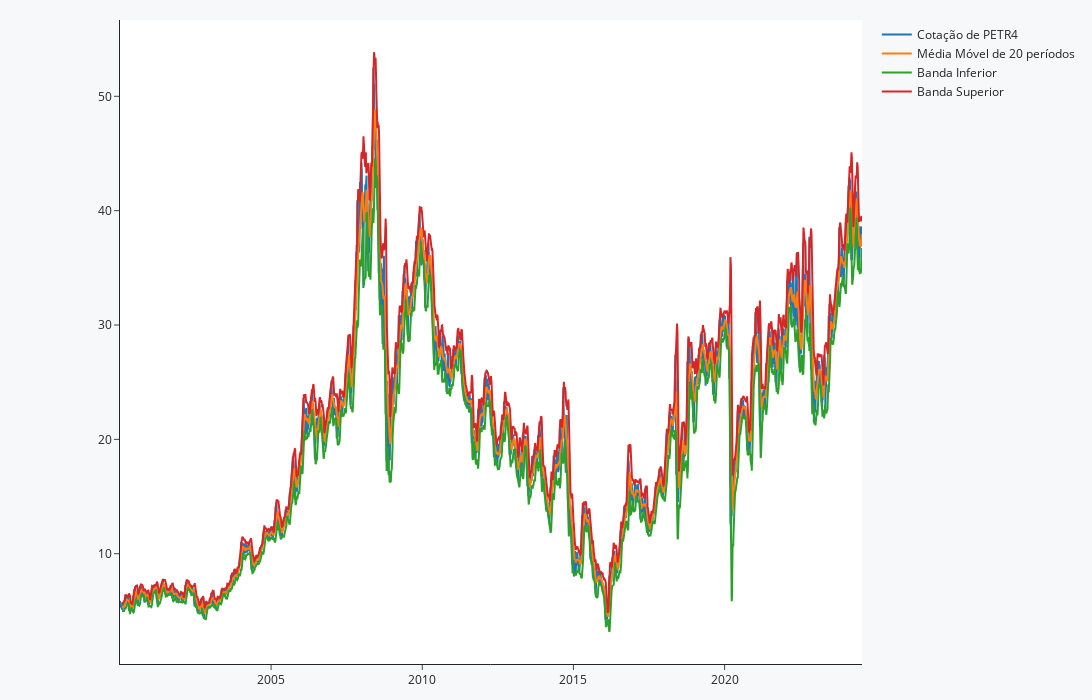

The cell this chart's notebook holds for it:
### Markdown cell above
As Bandas de Bollinger nos ajudam a identificar as flutuações, volatilidade da ação, níveis de sobrecompra e sobrevenda.  
Enquanto o Z Score nos permite medir a distância dos preços em relação à média, em termos de desvios padrão.

### Code cell
fig = go.Figure()

fig.add_trace(go.Scatter(x=spread.index, y=spread["PETR4.SA"], name = 'Cotação de PETR4'))
fig.add_trace(go.Scatter(x=spread.index, y=spread["MM_20"], name = 'Média Móvel de 20 períodos'))
fig.add_trace(go.Scatter(x=spread.index, y=spread["IC_95_mm_lower"], name = 'Banda Inferior'))
fig.add_trace(go.Scatter(x=spread.index, y=spread["IC_95_mm_upper"], name = 'Banda Superior'))

fig.update_layout(xaxis_rangeslider_visible=False, margin=dict(l=120, r=20, t=20, b=20),
                  template = 'simple_white',
                  paper_bgcolor="#f7f8fa", width=1500,height=700)

fig.show()

### Figure 1 — Plotly figure (JSON) as saved in the notebook; plotly's stock layout.template omitted (floating-point values rounded to 4 significant figures; data arrays with more than 128 entries replaced by an {"elided": "..."} marker saying what was removed)
{"data": [{"name": "Cotação de PETR4", "type": "scatter", "x": {"elided": "6164 str values"}, "y": {"elided": "6164 float values"}}, {"name": "Média Móvel de 20 períodos", "type": "scatter", "x": {"elided": "6164 str values"}, "y": {"elided": "6164 float values"}}, {"name": "Banda Inferior", "type": "scatter", "x": {"elided": "6164 str values"}, "y": {"elided": "6164 float values"}}, {"name": "Banda Superior", "type": "scatter", "x": {"elided": "6164 str values"}, "y": {"elided": "6164 float values"}}], "layout": {"height": 700, "margin": {"b": 20, "l": 120, "r": 20, "t": 20}, "paper_bgcolor": "#f7f8fa", "width": 1500, "xaxis": {"rangeslider": {"visible": false}}}}
